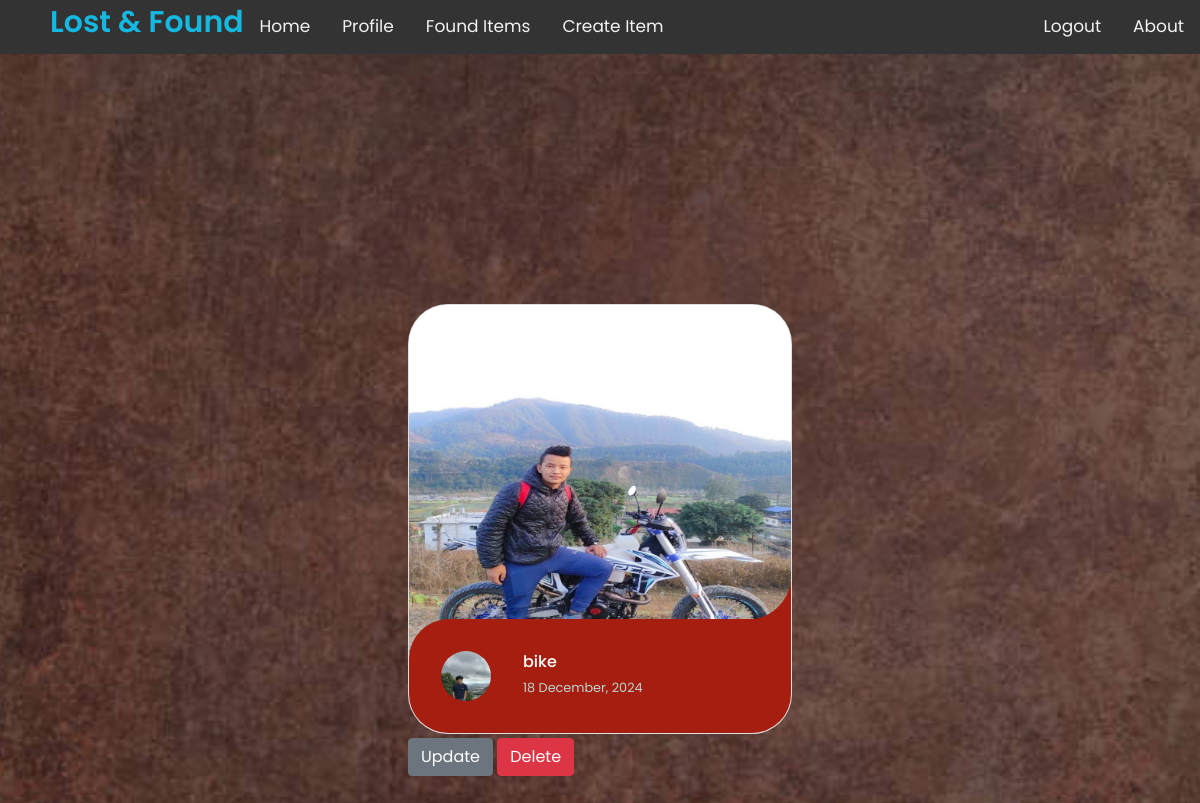
/founditem/16 (signed in), run on the app's committed database.
### findme/models.py (models this page shows, shortened)
class ItemLost(models.Model):
    ItemID = models.AutoField(primary_key=True)
    name = models.ForeignKey(User, on_delete=models.CASCADE, null=True)
    title = models.CharField(max_length=30)
    description = models.CharField(max_length=200)
    found = models.BooleanField(default=False)
    location = models.TextField(max_length=100)
    lost_date = models.DateTimeField(auto_now=True)
    image = models.ImageField(upload_to='findme/images', default="")
    found_location = models.CharField(max_length=100, null=True, blank=True)
    item_found_by = models.ForeignKey(User, on_delete=models.CASCADE, null=True, blank=True,
                                      related_name="item_found_user")

### register/models.py (models this page shows, shortened)
class Profile(models.Model):
    user = models.OneToOneField(User, on_delete=models.CASCADE)
    image = models.ImageField(default='default.jpg', upload_to='register/images')

### findme/views.py (the view)
# urls.py: path('founditem/<int:pk>', ItemDetail.as_view(), name='detail'),
class ItemDetail(LoginRequiredMixin, DetailView):
    model = ItemLost

### findme/templates/findme/itemlost_detail.html (shortened to what this page needs)
{% extends "findme/base.html" %}
{% block content %}
<div class="container-fluid">
    <div class="row">
        <div class="col-md-12">
            <div class="row">
                <div class="parent">
                    <div class="divcenter">
                        <ul class="cards">
                            <li>
                                <a href="#" class="card">
                                    <img src="{{ object.image.url}}" alt="" class="class__image picture">
                                    <div class="card__overlay">
                                        {% if object.found %}
                                        <div style="background-color: rgb(15, 155, 57,0.8)" class="card__header">
                                            <svg class="card__arc__found path" xmlns="http://www.w3.org/2000/svg">
                                                <path />
                                            </svg>
                                            <img src="{{ object.name.profile.image.url }}" class="card__thumb">
                                            <div class="card__header-text">
                                                <h3 style="color:white" class="card__title">{{object.title}}</h3>
                                                <span class="card__status">{{ object.lost_date|date:"d F, Y"}}</span>
                                            </div>
                                        </div>
                                        <p class="card__description">{{object.description}}</p>
                                        <p style="color:honeydew" class="card__description">Lost at {{object.location}}
                                            by
                                            {{object.name}}</p>
                                        <p style="color:honeydew" class="card__description">Found at
                                            {{object.found_location}} by {{object.item_found_by}}</p>
                                        {% else %}
                                        <div style="background-color: rgb(166, 30, 15)" class="card__header">
                                            <svg class="card__arc" xmlns="http://www.w3.org/2000/svg">
                                                <path />
                                            </svg>
                                            <img src="{{ object.name.profile.image.url }}" class="card__thumb">
                                            <div class="card__header-text">
                                                <h3 style="color:white" class="card__title">{{object.title}}</h3>
                                                <span class="card__status">{{ object.lost_date|date:"d F, Y"}}</span>
                                            </div>
                                        </div>
                                        {% endif %}
                                    </div>
                                </a>
                                <div>
                                    {% if object.name == user %}
                                    <a class="btn btn-secondary mt-1 mb-1"
                                        href="{% url 'item-update' object.ItemID %}">Update</a>
                                    <a class="btn btn-danger mt-1 mb-1"
                                        href="{% url 'item-delete' object.ItemID %}">Delete</a>
                                    {% endif %}
                                </div>
                            </li>
                        </ul>
                    </div>
                </div>
            </div>
        </div>
    </div>
</div>
</div>
{% endblock %}

### findme/static/findme/main.css (style rules this page uses)
* { margin:0; padding: 0; box-sizing: border-box; font-family: 'Poppins', sans-serif;; }
#bg { background-repeat: no-repeat; background-size: cover; background-position: center center; background-attachment: fixed; }
body { background-repeat: no-repeat; background-position: center; background-size: cover; min-height: 100vh; position: relative; }

### findme/templates/findme/itemlost_detail.html (style rules this page uses)
:root { --surface-color: #0b0c10; --curve: 40; --black-color: #45a29e; --text-color: rgb(188, 212, 209); }
* { box-sizing: border-box; }
.cards { display: grid; gap: 2rem; margin: 4rem 5vw; padding: 0; list-style: none; }
.card { position: relative; display: block; height: 100%; border-radius: calc(var(--curve)*1px); -webkit-border-radius: calc(var(--curve)*1px); -moz-border-radius: calc(var(--curve)*1px); -o-border-radius: calc(var(--curve)*1px); overflow: hidden; text-decoration: none; }
.picture { width: 100%; height: auto; }
.card__overlay { position: absolute; bottom: 0; left: 0; right: 0; z-index: 1; height: 100%; border-radius: calc(var(--curve)*1px); background: var(--surface-color); transform: translateY(100%); -webkit-transform: translateY(100%); -moz-transform: translateY(100%); -ms-transform: translateY(100%); -o-transform: translateY(100%); transition: 0.2s ease-in-out; -webkit-transition: 0.2s ease-in-out; -moz-transition: 0.2s ease-in-out; -o-transition: 0.2s ease-in-out; -ms-transition: 0.2s ease-in-out; }
.card__header { position: relative; display: flex; align-items: center; gap: 2rem; border-radius: calc(var(--curve)*1px) 0 0 0; background-color: var(--surface-color); padding: 2em; transform: translateY(-100%); -webkit-transform: translateY(-100%); -moz-transform: translateY(-100%); -ms-transform: translateY(-100%); -o-transform: translateY(-100%); transition: 0.2s ease-in-out; }
.card__arc, .card__arc__found { width: 5em; height: 5em; position: absolute; bottom: 100%; right: 0; z-index: 1; }
.card__thumb { flex-shrink: 0; width: 3.125em; height: 3.125em; border-radius: 50%; -webkit-border-radius: 50%; -moz-border-radius: 50%; -ms-border-radius: 50%; -o-border-radius: 50%; }
.card__title { font-size: 1em; margin: 0 0 0.3em; color: var(--black-color); }
.card__status { font-size: 0.8em; color: var(--text-color); }
.parent { display: grid; grid-template-columns: 2fr repeat(3, 1fr) 2fr; grid-template-rows: repeat(5, 1fr); grid-column-gap: 0px; grid-row-gap: 0px; }
.divcenter { grid-area: 2 / 2 / 5 / 5; }

### data on the page
ItemLost: image (picture), name.profile.image (picture), title "bike", lost_date "18 December, 2024"
